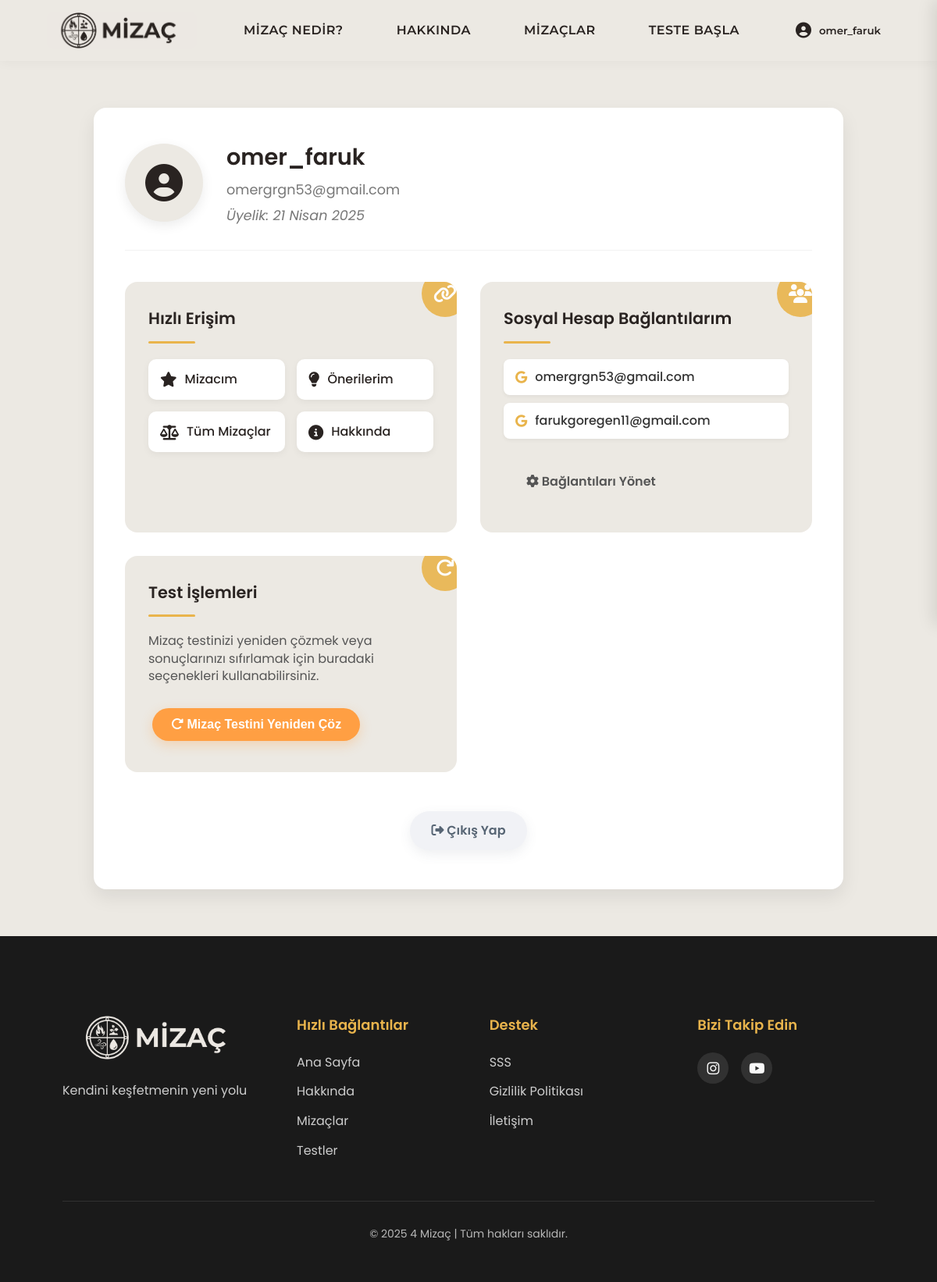
The app's page /profiles/profiles/ (signed in) with its own data.
### accounts/models.py (models this page shows, shortened)
class SocialAccount(models.Model):
    PROVIDER_CHOICES = [
        ('google', 'Google'),
    ]
    user = models.ForeignKey(User, on_delete=models.CASCADE, related_name='social_accounts')
    provider = models.CharField(max_length=30, choices=PROVIDER_CHOICES)
    uid = models.CharField(max_length=255, help_text="Provider'dan gelen unique ID")
    email = models.EmailField()
    extra_data = models.JSONField(default=dict, blank=True)
    created_at = models.DateTimeField(auto_now_add=True)
    updated_at = models.DateTimeField(auto_now=True)
    class Meta:
        unique_together = ('provider', 'uid')
        verbose_name = 'Sosyal Hesap'
        verbose_name_plural = 'Sosyal Hesaplar'

### profiles/views.py (the view)
# urls.py: path('profiles/', include('profiles.urls')),
@login_required
def profiles(request):
    cache_key = f'user_profile_stats_{request.user.id}'
    cached_stats = cache.get(cache_key)
    if cached_stats:
        print(f"✅ Cache HIT: Profile stats - {request.user.username}")
        return render(request, 'profiles/profiles.html', cached_stats)
    print(f"❌ Cache MISS: Profile stats - {request.user.username}")
    user_interactions = UserContentInteraction.objects.filter(user=request.user)
    viewed_count = user_interactions.filter(viewed=True).count()
    liked_count = user_interactions.filter(liked=True).count()
    saved_count = user_interactions.filter(saved=True).count()
    context = {
        'viewed_count': viewed_count,
        'liked_count': liked_count,
        'saved_count': saved_count
    }
    cache.set(cache_key, context, 600)
    print(f"💾 Cache SET: Profile stats - {request.user.username}")
    return render(request, 'profiles/profiles.html', context)

### templates/profiles/profiles.html (shortened to what this page needs)
{% extends 'base.html' %}
{% load static %}
{% block extra_css %}
<link rel="stylesheet" href="{% static 'css/profiles.css' %}">
{% endblock %}
{% block content %}
<div class="container">
  <div class="profile-settings-container">
    <div class="profile-card">
      <div class="profile-info">
        <div class="profile-avatar">
          <i class="fas fa-user-circle"></i>
        </div>
        <div class="profile-name">
          <h2>{{ user.username }}</h2>
          <p>{{ user.email }}</p>
          <p class="member-since">Üyelik: {{ user.date_joined|date:"d F Y" }}</p>
        </div>
      </div>
      <div class="profile-sections">
        <div class="section-card quick-links">
          <div class="section-icon">
            <i class="fas fa-link"></i>
          </div>
          <h3>Hızlı Erişim</h3>
          <div class="quick-links-grid">
            <a href="{% url 'my_temperament' %}" class="quick-link-item">
              <i class="fas fa-star"></i>
              <span>Mizacım</span>
            </a>
            <a href="{% url 'my_suggestions' %}" class="quick-link-item">
              <i class="fas fa-lightbulb"></i>
              <span>Önerilerim</span>
            </a>
            <a href="{% url 'temperaments' %}" class="quick-link-item">
              <i class="fas fa-balance-scale"></i>
              <span>Tüm Mizaçlar</span>
            </a>
            <a href="{% url 'about' %}" class="quick-link-item">
              <i class="fas fa-info-circle"></i>
              <span>Hakkında</span>
            </a>
          </div>
        </div>
        <div class="section-card social-connections">
          <div class="section-icon">
            <i class="fas fa-users"></i>
          </div>
          <h3>Sosyal Hesap Bağlantılarım</h3>
          {% if user.social_accounts.all %}
            <div class="connection-list">
              {% for account in user.social_accounts.all %}
                <div class="connection-item">
                  <i class="fab fa-{{ account.provider|lower }}"></i>
                  <span class="connection-email">{{ account.email }}</span>
                </div>
              {% endfor %}
            </div>
            <a href="{% url 'social_accounts' %}" class="btn btn-outline">
              <i class="fas fa-cog"></i> Bağlantıları Yönet
            </a>
          {% else %}
            <p class="no-connections">Henüz bir sosyal hesap bağlanmamış.</p>
            <a href="{% url 'social_accounts' %}" class="btn btn-primary">
              <i class="fab fa-google"></i> Sosyal Hesap Bağla
            </a>
          {% endif %}
        </div>
        <div class="section-card test-actions">
          <div class="section-icon">
            <i class="fas fa-redo"></i>
          </div>
          <h3>Test İşlemleri</h3>
          <p>Mizaç testinizi yeniden çözmek veya sonuçlarınızı sıfırlamak için buradaki seçenekleri kullanabilirsiniz.</p>
          <button id="restart-test-btn" class="btn btn-warning">
            <i class="fas fa-redo-alt"></i> Mizaç Testini Yeniden Çöz
          </button>
        </div>
      </div>
      <div class="logout-section">
        <a href="{% url 'logout' %}" class="btn btn-logout">
          <i class="fas fa-sign-out-alt"></i> Çıkış Yap
        </a>
      </div>
    </div>
  </div>
</div>
{% endblock %}

### templates/base.html (shortened to what this page needs)
{% load static %}
<!DOCTYPE html>
<html lang="tr">
<head>
    {% load static %}
    <link rel="stylesheet" href="{% static 'css/base.css' %}">
    {% block extra_css %}{% endblock %}
    <link href="https://cdnjs.cloudflare.com/ajax/libs/font-awesome/6.4.0/css/all.min.css" rel="stylesheet">
</head>
<body>
    <div class="page-container">
        <header class="nav-container">
            <div class="header-content">
                <a href="{% url 'index' %}" class="logo">
                    <img src="{% static 'images/logo.webp' %}" alt="MİZAÇ" class="logo-img">
                </a>
                <nav class="nav-links">
                    <a href="{% url 'temperament' %}" class="nav-item">MİZAÇ NEDİR?</a>
                    <a href="{% url 'about' %}" class="nav-item">HAKKINDA</a>
                    <a href="{% url 'temperaments' %}" class="nav-item">MİZAÇLAR</a>
                    <a href="{% url 'test_list' %}" class="nav-item">TESTE BAŞLA</a>
                </nav>
                {% if user.is_authenticated %}
                <div class="profile-container">
                    <button class="profile-button">
                        <i class="fas fa-user-circle"></i>
                        <span class="username-display">{{ user.username }}</span>
                    </button>
                </div>
                {% else %}
                    <a href="{% url 'login' %}" class="login-button"><i class="fas fa-sign-in-alt"></i> GİRİŞ YAP</a>
                {% endif %}
            </div>
        </header>
        <main>
            {% block content %}{% endblock %}
        </main>
        <footer>
            <div class="container">
                <div class="footer-content">
                    <div class="footer-logo">
                        <img src="{% static 'images/l2.webp' %}" alt="MİZAÇ" class="footer-logo-img">
                        <p>Kendini keşfetmenin yeni yolu</p>
                    </div>
                    <div class="footer-links">
                        <div class="footer-column">
                            <h3>Hızlı Bağlantılar</h3>
                            <ul>
                                <li><a href="{% url 'index' %}">Ana Sayfa</a></li>
                                <li><a href="{% url 'about' %}">Hakkında</a></li>
                                <li><a href="{% url 'temperaments' %}">Mizaçlar</a></li>
                                <li><a href="{% url 'test_list' %}">Testler</a></li>
                            </ul>
                        </div>
                        <div class="footer-column">
                            <h3>Destek</h3>
                            <ul>
                                <li><a href="{% url 'temperament' %}#faq-section">SSS</a></li>
                                <li><a href="{% url 'privacypolicy' %}">Gizlilik Politikası</a></li>
                                <li><a href="{% url 'about' %}#contact-section">İletişim</a></li>
                            </ul>
                        </div>
                    </div>
                    <div class="footer-social">
                        <h3>Bizi Takip Edin</h3>
                        <div class="social-icons">
                            <a href="#" aria-label="Instagram"><i class="fab fa-instagram"></i></a>
                            <a href="#" aria-label="Youtube"><i class="fab fa-youtube"></i></a>
                        </div>
                    </div>
                </div>
                <div class="footer-bottom">
                    <p>&copy; 2025 4 Mizaç | Tüm hakları saklıdır.</p>
                </div>
            </div>
        </footer>
    </div>
</body>
</html>

### records on screen
SocialAccount: email "omergrgn53@gmail.com"
SocialAccount: email "farukgoregen11@gmail.com"

### other values on screen
{{ user.username }} "omer_faruk"
{{ user.email }} "omergrgn53@gmail.com"
{{ user.date_joined|date:"d F Y" }} "21 Nisan 2025"
